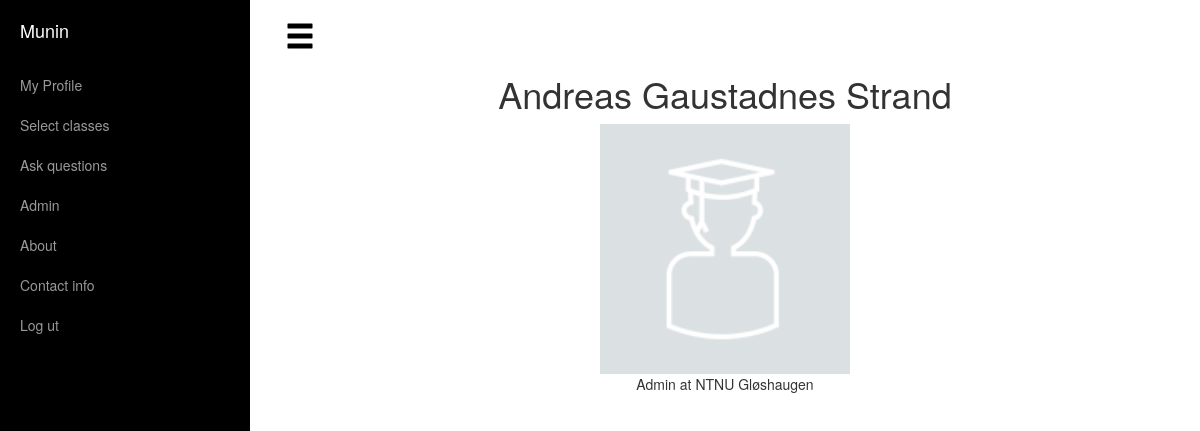
The app's page /user/anstra (signed in), older data.
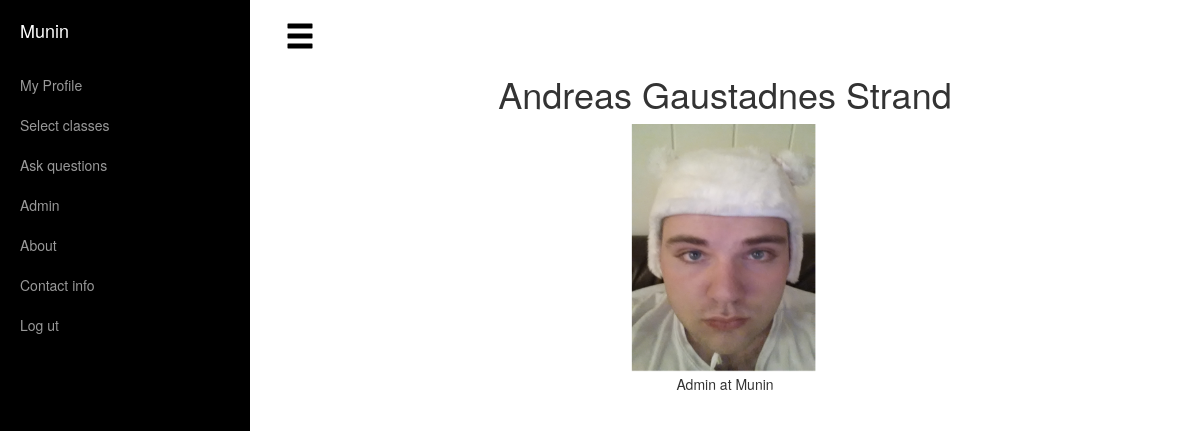
The same page, newer data.
### apps/registration/models.py (models this page shows, shortened)
class User(AbstractUser):
    middle_name = models.CharField(max_length=50, blank=True)
    ROLES = (
        ('S', 'Student'),
        ('P', 'Professor'),
        ('A', 'Admin'),
    )
    role = models.CharField(max_length=1, null=True, choices=ROLES, default='S')
    image = models.ImageField(upload_to=user_folder, default='placeholder-profile.jpg')
    school = models.ForeignKey(School, null=True)
    def get_full_name(self):
        if self.middle_name:
            first_name = self.first_name + ' ' + self.middle_name
        else:
            first_name = self.first_name
        if first_name == "" and self.last_name == "":
            return self.username
        return first_name + ' ' + self.last_name

### apps/staticpages/models.py (models this page shows)
class School(models.Model):
    name = models.CharField(max_length=150)
    image = models.ImageField(upload_to='schools', default='placeholder-school-logo.jpg')
    telephone = models.CharField(max_length=12, blank=True)
    address = models.CharField(max_length=70, blank=True)
    webpage = models.CharField(max_length=150, blank=True)
    def __str__(self):
        return self.name

### apps/registration/views.py (the view)
# urls.py: url(r'^(?P<slug>[\w.@+-]+)$', views.Profile.as_view(), name='profile'),
class Profile(LoginRequiredMixin, generic.DetailView):
    model = User
    slug_field = 'username'
    template_name = 'registration/profile.html'

### templates/registration/profile.html (shortened to what this page needs)
{% extends "base.html" %}
{% load static %}
{% block content %}
        <div class="row">
            <div class="col-lg-12">
                <h1 class="frontpage-header">{{ user.get_full_name }}</h1>
                <div align="center">
                    <img src="/uploads/{{user.image}}" style="width: 250px; height: 250px">
                </div>
                <p class="frontpage-header">{{ user.get_role_display }} at {{ user.school }}</p>
            </div>
        </div>
{% endblock content %}

### templates/base.html (shortened to what this page needs)
<!DOCTYPE html>
<html lang="en">
<head>
    {% load static %}
        <link rel="stylesheet" type="text/css" href="{% static "lib/css/bootstrap.css" %}">
        <link rel="stylesheet" type="text/css" href="{% static "lib/css/bootstrap.min.css" %}">
    <link rel="stylesheet" type="text/css" href="{% static "lib/css/simple-sidebar.css" %}">
</head>
<body>
    <div id="wrapper">
        <div id="sidebar-wrapper">
            <ul class="sidebar-nav">
                <li class="sidebar-brand">
                    <a href="{% url 'home' %}">
                        Munin
                    </a>
                </li>
                {% if not request.user.is_authenticated %}
                    <li>
                        <a href="{% url 'login' %}">Log inn</a>
                    </li>
                {% else %}
                    <li>
                        <a href="{% url 'profile' user.username %}">My Profile</a>
                    </li>
                     <li>
                        <a href="#">Select classes</a>
                    </li>
                     <li>
                        <a href="#">Ask questions</a>
                    </li>
                {% endif %}
                {% if user.is_superuser %}
                    <li>
                        <a href="{% url 'admin:index' %}">Admin</a>
                    </li>
                {% endif %}
                <li>
                    <a href="{% url 'about' %}">About</a>
                </li>
                <li>
                    <a href="{% url 'contact' %}">Contact info</a>
                </li>
                {% if request.user.is_authenticated %}
                    <li>
                        <a href="{% url 'logout' %}">Log ut</a>
                    </li>
                {% endif %}
            </ul>
        </div>
        <div id="page-content-wrapper">
          <div class="container-fluid">
                <a href="#menu-toggle" id="menu-toggle">
                    <span style="color: #000000; font-size: 30px" class="glyphicon glyphicon-menu-hamburger" aria-hidden="true"></span>
                </a>
            {% block content %}
            {% endblock content %}
        </div>
</body>
</html>

### templates/registration/profile.html (style rules this page uses)
.frontpage-header { text-align: center; }

Row changes from the older to the newer data that the page shows:
changed User "Andreas Gaustadnes Strand": image: picture added in place of a placeholder; school "NTNU Gløshaugen" → "Munin"
